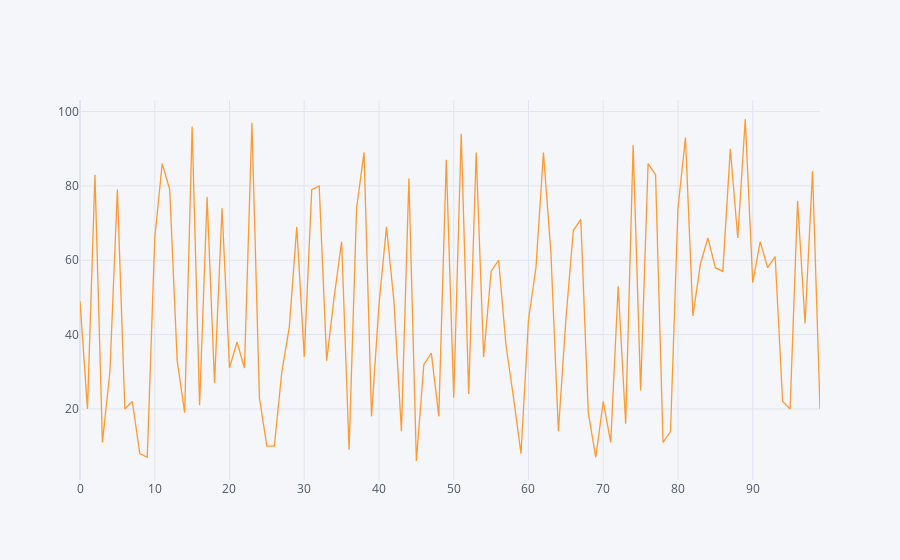

This figure's notebook cell:
### Code cell
df1.iplot()

### Figure 1 — Plotly figure (JSON) as saved in the notebook; plotly's stock layout.template omitted (floating-point values rounded to 4 significant figures)
{"data": [{"line": {"color": "rgba(255, 153, 51, 1.0)", "dash": "solid", "shape": "linear", "width": 1.3}, "mode": "lines", "name": "0", "text": "", "type": "scatter", "x": [0, 1, 2, 3, 4, 5, 6, 7, 8, 9, 10, 11, 12, 13, 14, 15, 16, 17, 18, 19, 20, 21, 22, 23, 24, 25, 26, 27, 28, 29, 30, 31, 32, 33, 34, 35, 36, 37, 38, 39, 40, 41, 42, 43, 44, 45, 46, 47, 48, 49, 50, 51, 52, 53, 54, 55, 56, 57, 58, 59, 60, 61, 62, 63, 64, 65, 66, 67, 68, 69, 70, 71, 72, 73, 74, 75, 76, 77, 78, 79, 80, 81, 82, 83, 84, 85, 86, 87, 88, 89, 90, 91, 92, 93, 94, 95, 96, 97, 98, 99], "y": [49, 20, 83, 11, 30, 79, 20, 22, 8, 7, 66, 86, 79, 33, 19, 96, 21, 77, 27, 74, 31, 38, 31, 97, 23, 10, 10, 30, 42, 69, 34, 79, 80, 33, 50, 65, 9, 74, 89, 18, 48, 69, 49, 14, 82, 6, 32, 35, 18, 87, 23, 94, 24, 89, 34, 57, 60, 37, 23, 8, 44, 58, 89, 62, 14, 44, 68, 71, 19, 7, 22, 11, 53, 16, 91, 25, 86, 83, 11, 14, 74, 93, 45, 59, 66, 58, 57, 90, 66, 98, 54, 65, 58, 61, 22, 20, 76, 43, 84, 20]}], "layout": {"legend": {"bgcolor": "#F5F6F9", "font": {"color": "#4D5663"}}, "paper_bgcolor": "#F5F6F9", "plot_bgcolor": "#F5F6F9", "title": {"font": {"color": "#4D5663"}}, "xaxis": {"gridcolor": "#E1E5ED", "showgrid": true, "tickfont": {"color": "#4D5663"}, "title": {"font": {"color": "#4D5663"}, "text": ""}, "zerolinecolor": "#E1E5ED"}, "yaxis": {"gridcolor": "#E1E5ED", "showgrid": true, "tickfont": {"color": "#4D5663"}, "title": {"font": {"color": "#4D5663"}, "text": ""}, "zerolinecolor": "#E1E5ED"}}}
